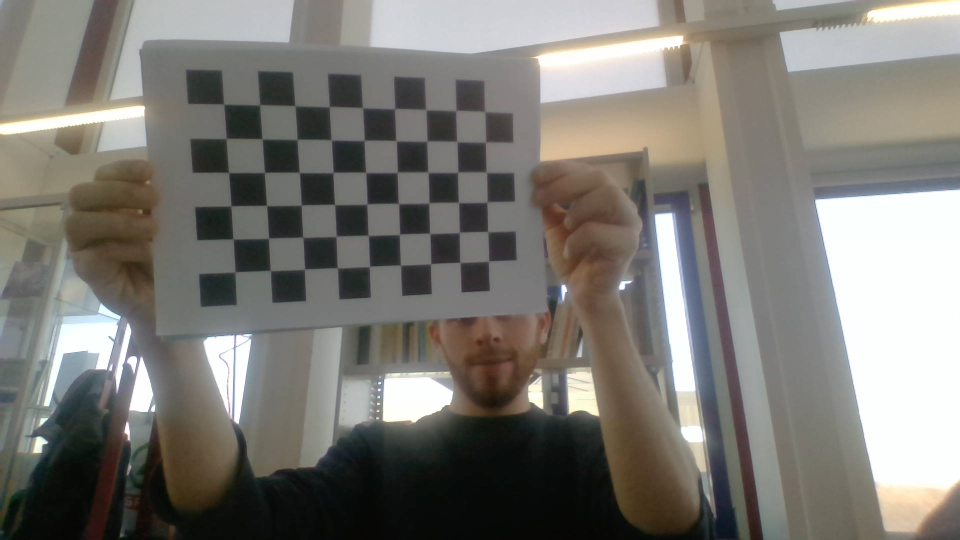
#> input picture camera_geometric_calibration/images/automatic/WIN_20230214_14_46_36_Pro.jpg, 1920 x 1080 px (shown at 1/2 size); its folder holds only this picture in this run
$ python image_enhancement_test.py
#> lines starting #> are read from the running program, lines starting #| are printed output that depends on the picture
# Source:
# https://stackoverflow.com/questions/4993082/how-can-i-sharpen-an-image-in-opencv
import glob

import cv2 as cv

manual_images = glob.glob('images/automatic/*.jpg')
for img_path in manual_images:
    img = cv.imread(img_path)
#> img is the input picture: shape (1080, 1920, 3); mean B, G, R 116.9, 122.4, 124.6
    img = cv.cvtColor(img, cv.COLOR_BGR2GRAY)
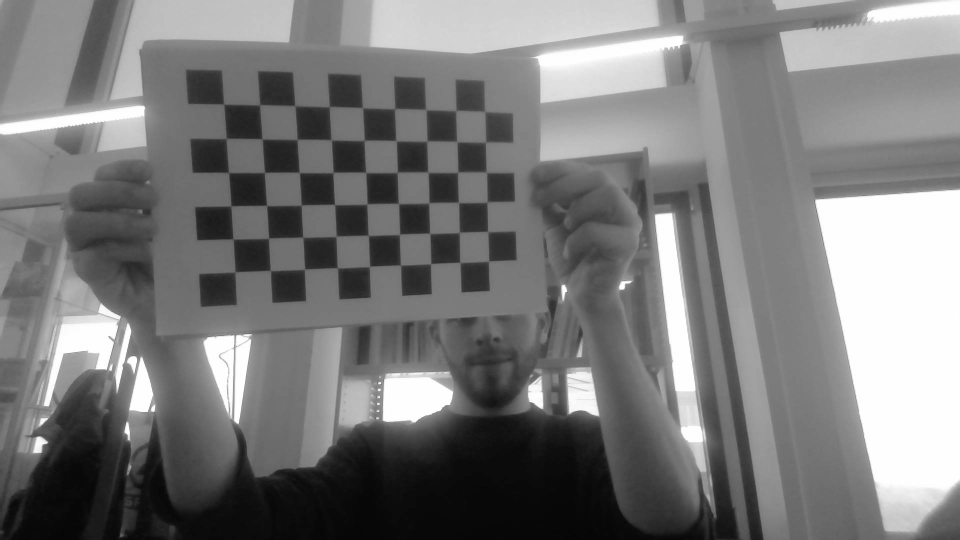
#> img: shape (1080, 1920) (shown at 1/2 size); min 4, max 255, mean 122.5

    smoothed = cv.GaussianBlur(img, (0, 0), 3)
    improved = cv.addWeighted(img, 2, smoothed, -1, 0) #params alpha/beta/gamma

    ret1, ogcorners = cv.findChessboardCorners(img, (9, 6), None)
#> ret1 = True; ogcorners = 54 rows, first 8: [447.8, 207.4], [519.7, 210], [589.6, 211.2], [658.9, 213.2], [724.2, 216], [789.5, 217.5], [852, 219.5], [913, 224]
    #print("original returns ", ret1)
    ret2, smcorners = cv.findChessboardCorners(smoothed, (9, 6), None)
#> ret2 = True; smcorners = 54 rows, first 8: [448, 208.5], [519.4, 210], [590.5, 212], [659, 213.9], [726, 216], [789.5, 217.5], [852, 220], [912.5, 221.5]
    #print("smoothed returns ", ret2)
    ret3, imcorners = cv.findChessboardCorners(improved, (9, 6), None)
#> ret3 = True; imcorners = 54 rows, first 8: [447.9, 211.4], [520, 210], [590, 211.5], [658.7, 212.5], [724.6, 215.8], [789.5, 217.5], [852, 219.5], [911.9, 222.1]
    #print("improved returns ", ret3, "\n\n")

    if ret1 != ret3:
        print("original returns ", ret1)
        print("improved returns ", ret3, "\n\n")
        cv.imshow('original', img)
        cv.imshow('smoothed', smoothed)
        cv.imshow('improved', improved)

cv.waitKey(100000)
cv.destroyAllWindows()

$ run again, on camera_geometric_calibration/images/automatic/WIN_20230214_14_46_41_Pro.jpg
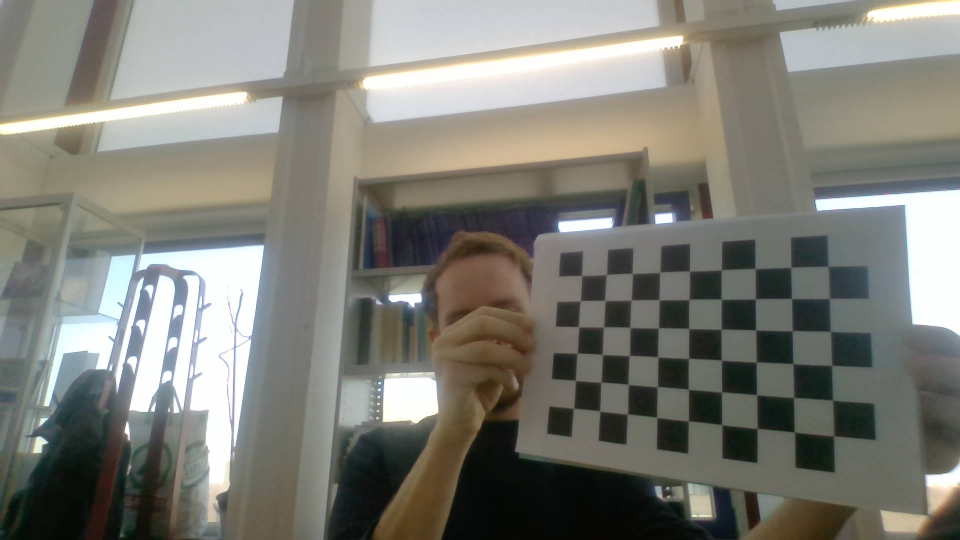
#> input picture camera_geometric_calibration/images/automatic/WIN_20230214_14_46_41_Pro.jpg, 1920 x 1080 px (shown at 1/2 size)
#> img is the input picture: shape (1080, 1920, 3); mean B, G, R 118.9, 126.4, 126.6
#> `img = cv.cvtColor(img, cv.COLOR_BGR2GRAY)`:
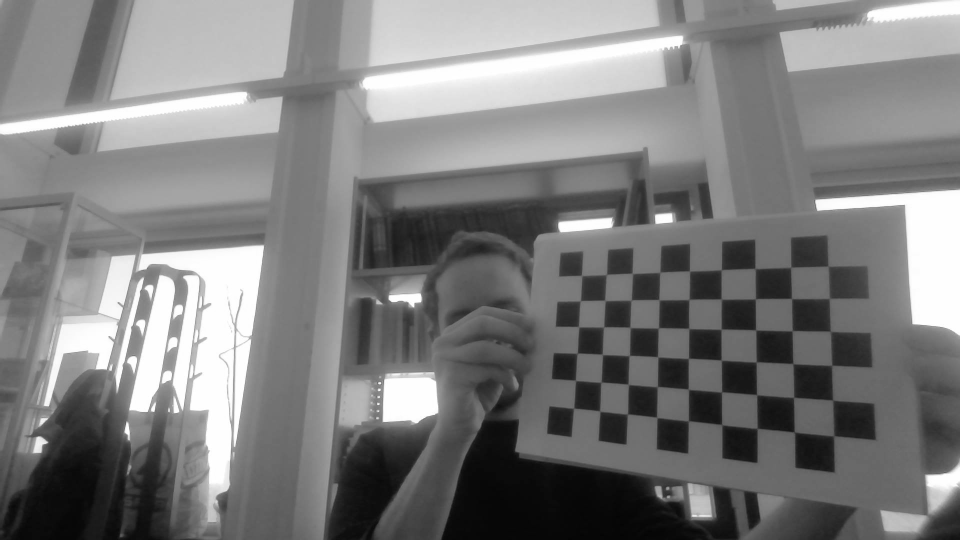
#> img: shape (1080, 1920) (shown at 1/2 size); min 4, max 255, mean 125.6
#> ret1 = True; ogcorners = 54 rows, first 8: [1163.9, 550.2], [1212.8, 549.5], [1265.3, 546.1], [1319.7, 544.2], [1379.5, 542.7], [1442.5, 538.7], [1510.5, 537.5], [1581.7, 533.4]
#> ret2 = True; smcorners = 54 rows, first 8: [1164, 552], [1212.5, 549.5], [1265.5, 547], [1320.5, 545.5], [1380, 542], [1443, 540], [1511, 537.5], [1582, 535]
#> ret3 = True; imcorners = 54 rows, first 8: [1164.1, 550.7], [1213, 549.6], [1265.1, 546.7], [1319.8, 544.4], [1379.4, 542.7], [1442.5, 539.4], [1510.5, 537.5], [1581.6, 533.8]

$ run again, on camera_geometric_calibration/images/automatic/WIN_20230214_14_46_42_Pro.jpg
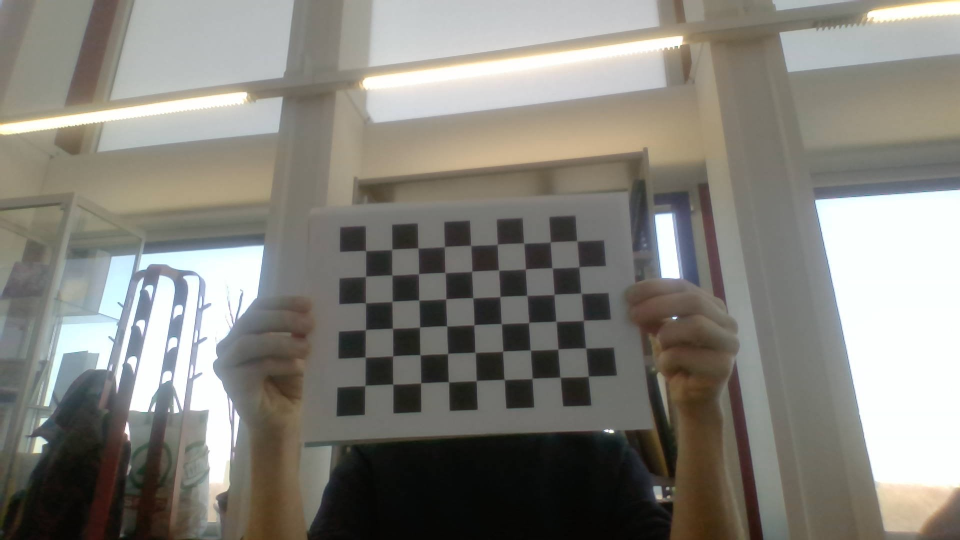
#> input picture camera_geometric_calibration/images/automatic/WIN_20230214_14_46_42_Pro.jpg, 1920 x 1080 px (shown at 1/2 size)
#> img is the input picture: shape (1080, 1920, 3); mean B, G, R 123.4, 130.4, 132.4
#> `img = cv.cvtColor(img, cv.COLOR_BGR2GRAY)`:
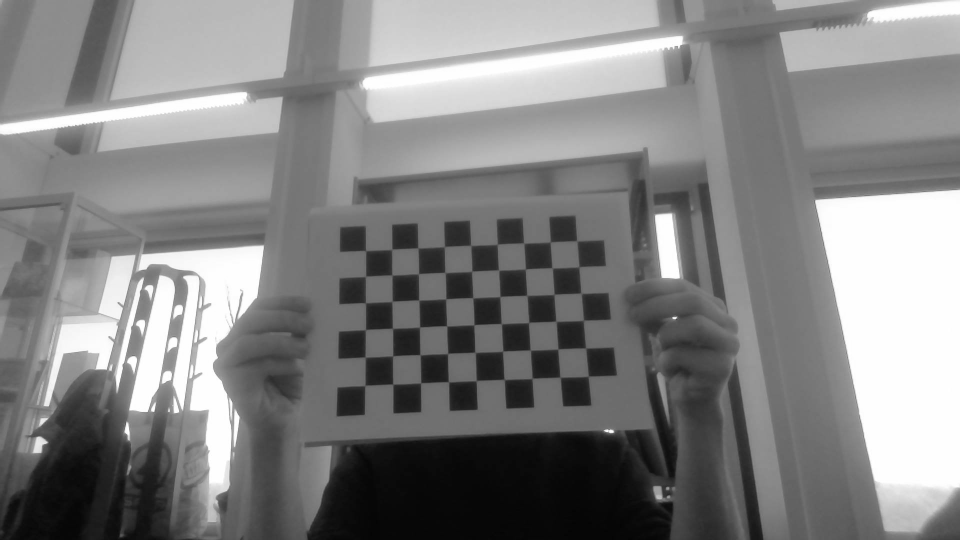
#> img: shape (1080, 1920) (shown at 1/2 size); min 4, max 255, mean 130.2
#> ret1 = True; ogcorners = 54 rows, first 8: [731.5, 501.5], [784, 499.5], [836.4, 495.4], [889, 493.5], [942, 491.5], [994.5, 487.3], [1048, 487], [1101, 484.5]
#> ret2 = True; smcorners = 54 rows, first 8: [731.5, 502], [783.5, 499.5], [837, 497], [889, 494], [942, 491.4], [994.5, 489], [1048.5, 486.5], [1100.5, 484.5]
#> ret3 = True; imcorners = 54 rows, first 8: [732.3, 500.2], [783.7, 497.4], [836.4, 495.7], [889.6, 494], [942.3, 489.6], [994.6, 487.3], [1048.3, 485.6], [1101, 484]

$ run again, on camera_geometric_calibration/images/automatic/WIN_20230214_14_46_44_Pro.jpg
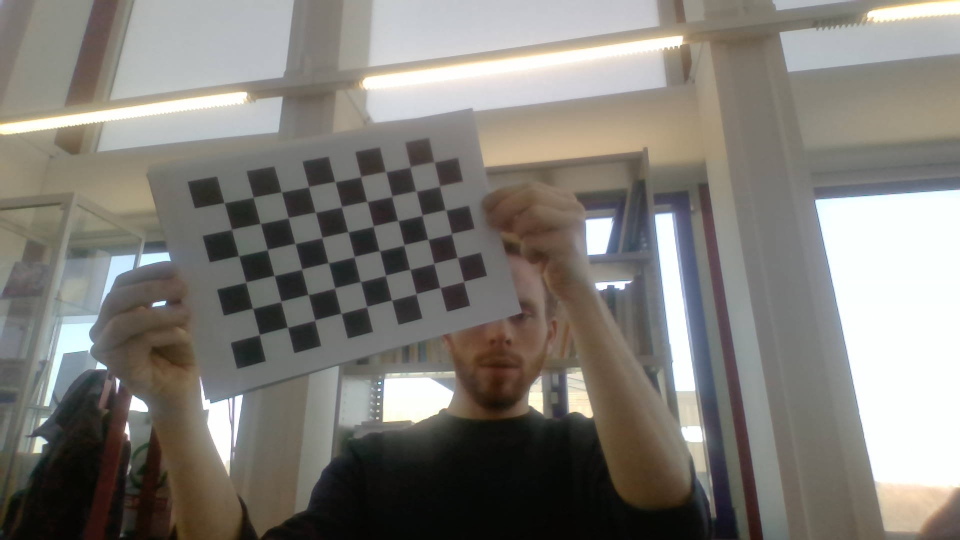
#> input picture camera_geometric_calibration/images/automatic/WIN_20230214_14_46_44_Pro.jpg, 1920 x 1080 px (shown at 1/2 size)
#> img is the input picture: shape (1080, 1920, 3); mean B, G, R 119.8, 125.5, 128.6
#> `img = cv.cvtColor(img, cv.COLOR_BGR2GRAY)`:
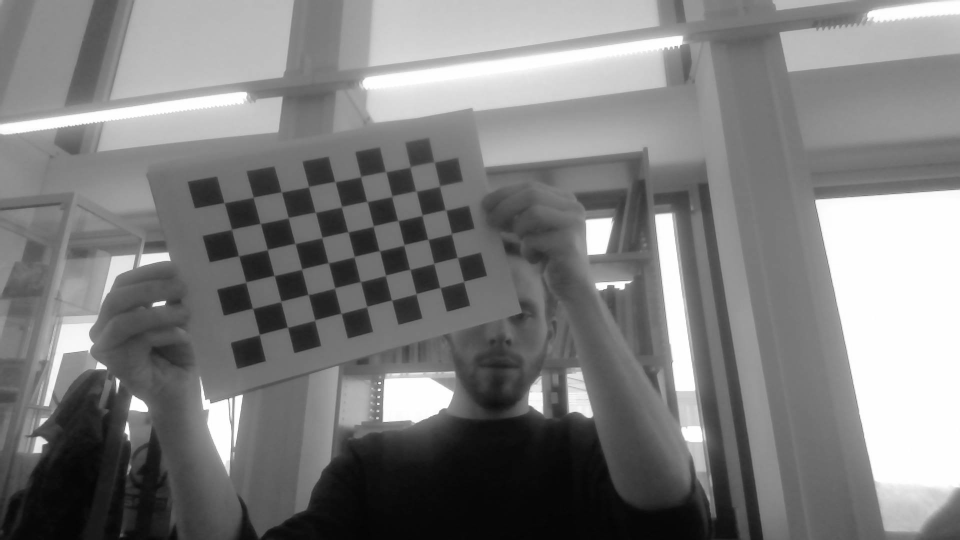
#> img: shape (1080, 1920) (shown at 1/2 size); min 4, max 255, mean 125.8
#> ret1 = True; ogcorners = 54 rows, first 8: [448.4, 405.4], [506.5, 395], [563.5, 384.5], [617.5, 374], [670, 364], [722, 353.5], [772, 344], [821, 334]
#> ret2 = True; smcorners = 54 rows, first 8: [448.5, 406], [507.1, 394.9], [563.5, 384], [617.5, 374], [672, 364.5], [721.5, 354], [772, 343.5], [820.5, 334]
#> ret3 = True; imcorners = 54 rows, first 8: [447.8, 403.8], [504.7, 394.9], [563, 384.5], [617.3, 373.9], [671.2, 362.9], [720, 353.8], [771.6, 345], [820.5, 334.5]

$ run again, on camera_geometric_calibration/images/automatic/WIN_20230214_14_46_37_Pro.jpg
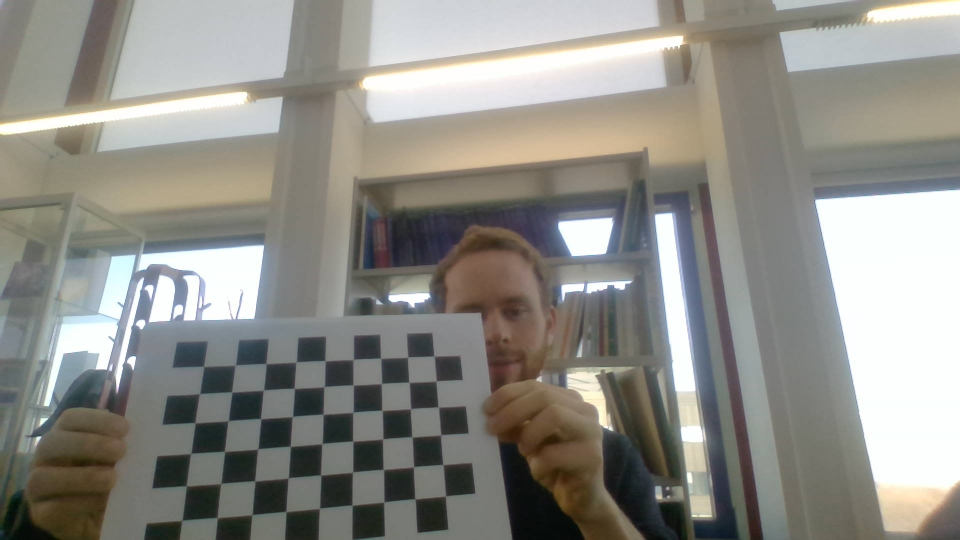
#> input picture camera_geometric_calibration/images/automatic/WIN_20230214_14_46_37_Pro.jpg, 1920 x 1080 px (shown at 1/2 size)
#> img is the input picture: shape (1080, 1920, 3); mean B, G, R 136, 142, 143.1
#> `img = cv.cvtColor(img, cv.COLOR_BGR2GRAY)`:
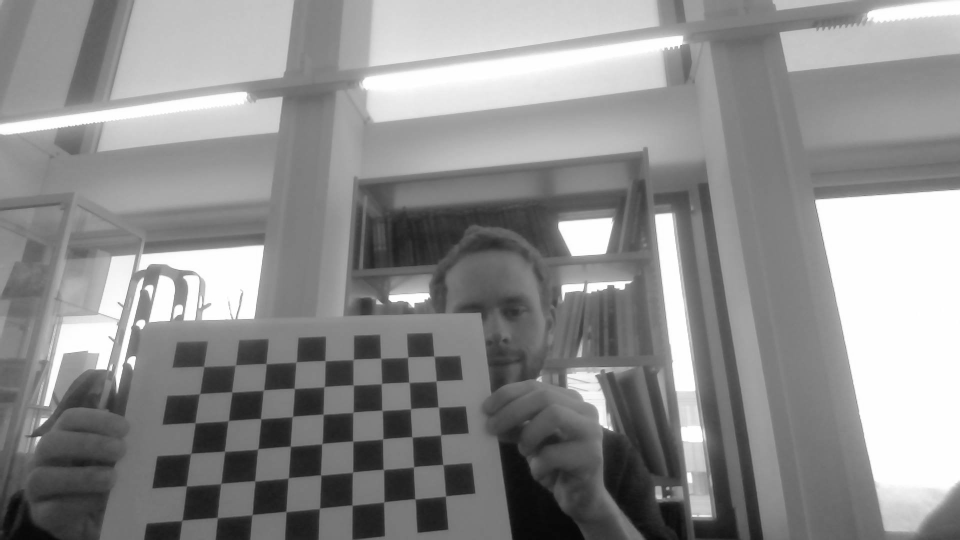
#> img: shape (1080, 1920) (shown at 1/2 size); min 5, max 255, mean 141.7
#> ret1 = True; ogcorners = 54 rows, first 8: [410.7, 733.4], [471.8, 730], [532.5, 728], [592.5, 724.5], [650.9, 721.7], [707, 719.5], [761, 717.5], [817.5, 714.8]
#> ret2 = True; smcorners = 54 rows, first 8: [410, 735], [470.5, 731], [532.5, 728], [592.5, 725], [650.5, 722.5], [706, 719], [761.5, 717.5], [815.4, 714.9]
#> ret3 = True; imcorners = 54 rows, first 8: [408.9, 732.7], [471.7, 729.9], [531.8, 729], [591.9, 724.4], [650.7, 722], [707, 719], [761.2, 717.4], [816.4, 714.7]
